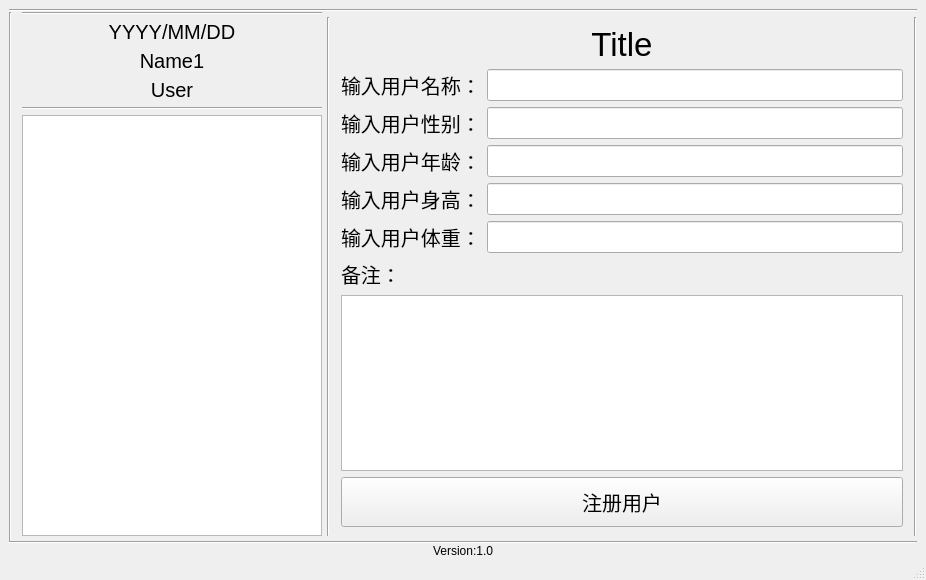
<?xml version="1.0" encoding="UTF-8"?>
<ui version="4.0">
 <class>MainWindow</class>
 <widget class="QMainWindow" name="MainWindow">
  <property name="geometry">
   <rect>
    <x>0</x>
    <y>0</y>
    <width>926</width>
    <height>580</height>
   </rect>
  </property>
  <property name="windowTitle">
   <string>MainWindow</string>
  </property>
  <property name="styleSheet">
   <string notr="true"/>
  </property>
  <widget class="QWidget" name="centralwidget">
   <property name="styleSheet">
    <string notr="true"/>
   </property>
   <layout class="QGridLayout" name="gridLayout">
    <property name="topMargin">
     <number>9</number>
    </property>
    <property name="bottomMargin">
     <number>0</number>
    </property>
    <property name="verticalSpacing">
     <number>0</number>
    </property>
    <item row="0" column="0">
     <widget class="Line" name="line_6">
      <property name="orientation">
       <enum>Qt::Horizontal</enum>
      </property>
     </widget>
    </item>
    <item row="3" column="0">
     <widget class="QLabel" name="label_version">
      <property name="sizePolicy">
       <sizepolicy hsizetype="Preferred" vsizetype="Fixed">
        <horstretch>0</horstretch>
        <verstretch>0</verstretch>
       </sizepolicy>
      </property>
      <property name="maximumSize">
       <size>
        <width>16777215</width>
        <height>20</height>
       </size>
      </property>
      <property name="text">
       <string>Version:1.0</string>
      </property>
      <property name="alignment">
       <set>Qt::AlignCenter</set>
      </property>
     </widget>
    </item>
    <item row="1" column="0">
     <widget class="QSplitter" name="splitter">
      <property name="enabled">
       <bool>true</bool>
      </property>
      <property name="orientation">
       <enum>Qt::Horizontal</enum>
      </property>
      <property name="opaqueResize">
       <bool>false</bool>
      </property>
      <property name="handleWidth">
       <number>0</number>
      </property>
      <property name="childrenCollapsible">
       <bool>false</bool>
      </property>
      <widget class="QWidget" name="layoutWidget">
       <layout class="QHBoxLayout" name="horizontalLayout_5">
        <property name="spacing">
         <number>5</number>
        </property>
        <property name="sizeConstraint">
         <enum>QLayout::SetMinAndMaxSize</enum>
        </property>
        <property name="rightMargin">
         <number>0</number>
        </property>
        <item>
         <widget class="Line" name="line_9">
          <property name="orientation">
           <enum>Qt::Vertical</enum>
          </property>
         </widget>
        </item>
        <item>
         <layout class="QVBoxLayout" name="verticalLayout">
          <property name="sizeConstraint">
           <enum>QLayout::SetMinAndMaxSize</enum>
          </property>
          <property name="leftMargin">
           <number>5</number>
          </property>
          <property name="rightMargin">
           <number>5</number>
          </property>
          <property name="bottomMargin">
           <number>5</number>
          </property>
          <item>
           <widget class="Line" name="line_12">
            <property name="sizePolicy">
             <sizepolicy hsizetype="Expanding" vsizetype="Fixed">
              <horstretch>0</horstretch>
              <verstretch>0</verstretch>
             </sizepolicy>
            </property>
            <property name="minimumSize">
             <size>
              <width>100</width>
              <height>0</height>
             </size>
            </property>
            <property name="maximumSize">
             <size>
              <width>300</width>
              <height>16777215</height>
             </size>
            </property>
            <property name="orientation">
             <enum>Qt::Horizontal</enum>
            </property>
           </widget>
          </item>
          <item>
           <widget class="QLabel" name="label_date">
            <property name="sizePolicy">
             <sizepolicy hsizetype="Expanding" vsizetype="Fixed">
              <horstretch>0</horstretch>
              <verstretch>0</verstretch>
             </sizepolicy>
            </property>
            <property name="minimumSize">
             <size>
              <width>100</width>
              <height>0</height>
             </size>
            </property>
            <property name="maximumSize">
             <size>
              <width>300</width>
              <height>50</height>
             </size>
            </property>
            <property name="font">
             <font>
              <pointsize>15</pointsize>
             </font>
            </property>
            <property name="text">
             <string>YYYY/MM/DD</string>
            </property>
            <property name="alignment">
             <set>Qt::AlignCenter</set>
            </property>
           </widget>
          </item>
          <item>
           <widget class="QLabel" name="label_name1">
            <property name="sizePolicy">
             <sizepolicy hsizetype="Expanding" vsizetype="Preferred">
              <horstretch>0</horstretch>
              <verstretch>0</verstretch>
             </sizepolicy>
            </property>
            <property name="minimumSize">
             <size>
              <width>100</width>
              <height>0</height>
             </size>
            </property>
            <property name="maximumSize">
             <size>
              <width>300</width>
              <height>16777215</height>
             </size>
            </property>
            <property name="font">
             <font>
              <pointsize>15</pointsize>
             </font>
            </property>
            <property name="text">
             <string>Name1</string>
            </property>
            <property name="alignment">
             <set>Qt::AlignCenter</set>
            </property>
           </widget>
          </item>
          <item>
           <widget class="QLabel" name="label_user">
            <property name="sizePolicy">
             <sizepolicy hsizetype="Expanding" vsizetype="Preferred">
              <horstretch>0</horstretch>
              <verstretch>0</verstretch>
             </sizepolicy>
            </property>
            <property name="minimumSize">
             <size>
              <width>100</width>
              <height>0</height>
             </size>
            </property>
            <property name="maximumSize">
             <size>
              <width>300</width>
              <height>16777215</height>
             </size>
            </property>
            <property name="font">
             <font>
              <pointsize>15</pointsize>
             </font>
            </property>
            <property name="text">
             <string>User</string>
            </property>
            <property name="alignment">
             <set>Qt::AlignCenter</set>
            </property>
           </widget>
          </item>
          <item>
           <widget class="Line" name="line">
            <property name="sizePolicy">
             <sizepolicy hsizetype="Expanding" vsizetype="Fixed">
              <horstretch>0</horstretch>
              <verstretch>0</verstretch>
             </sizepolicy>
            </property>
            <property name="minimumSize">
             <size>
              <width>100</width>
              <height>0</height>
             </size>
            </property>
            <property name="maximumSize">
             <size>
              <width>300</width>
              <height>16777215</height>
             </size>
            </property>
            <property name="orientation">
             <enum>Qt::Horizontal</enum>
            </property>
           </widget>
          </item>
          <item>
           <widget class="QTreeWidget" name="treeWidget">
            <property name="sizePolicy">
             <sizepolicy hsizetype="Expanding" vsizetype="Expanding">
              <horstretch>0</horstretch>
              <verstretch>0</verstretch>
             </sizepolicy>
            </property>
            <property name="minimumSize">
             <size>
              <width>100</width>
              <height>0</height>
             </size>
            </property>
            <property name="maximumSize">
             <size>
              <width>300</width>
              <height>16777215</height>
             </size>
            </property>
            <property name="font">
             <font>
              <weight>75</weight>
              <bold>true</bold>
             </font>
            </property>
            <attribute name="headerVisible">
             <bool>false</bool>
            </attribute>
            <column>
             <property name="text">
              <string notr="true">1</string>
             </property>
            </column>
           </widget>
          </item>
         </layout>
        </item>
       </layout>
      </widget>
      <widget class="QWidget" name="layoutWidget">
       <layout class="QHBoxLayout" name="horizontalLayout_2">
        <property name="spacing">
         <number>2</number>
        </property>
        <property name="sizeConstraint">
         <enum>QLayout::SetDefaultConstraint</enum>
        </property>
        <property name="topMargin">
         <number>5</number>
        </property>
        <property name="bottomMargin">
         <number>5</number>
        </property>
        <item>
         <widget class="Line" name="line_3">
          <property name="orientation">
           <enum>Qt::Vertical</enum>
          </property>
         </widget>
        </item>
        <item>
         <widget class="QStackedWidget" name="stackedWidget">
          <property name="currentIndex">
           <number>1</number>
          </property>
          <widget class="QWidget" name="page_selectUser">
           <layout class="QGridLayout" name="gridLayout_4">
            <item row="0" column="0">
             <widget class="QLabel" name="label_title_selectUser">
              <property name="font">
               <font>
                <pointsize>25</pointsize>
               </font>
              </property>
              <property name="text">
               <string>Title</string>
              </property>
              <property name="alignment">
               <set>Qt::AlignCenter</set>
              </property>
             </widget>
            </item>
            <item row="1" column="0">
             <layout class="QHBoxLayout" name="horizontalLayout">
              <item>
               <widget class="QLabel" name="label_inputSearchUserHint">
                <property name="font">
                 <font>
                  <pointsize>15</pointsize>
                 </font>
                </property>
                <property name="text">
                 <string>Name</string>
                </property>
               </widget>
              </item>
              <item>
               <widget class="QLineEdit" name="lineEdit_searchUser">
                <property name="font">
                 <font>
                  <pointsize>20</pointsize>
                 </font>
                </property>
               </widget>
              </item>
             </layout>
            </item>
            <item row="2" column="0">
             <widget class="Table" name="tableWidget_displayUser">
              <property name="font">
               <font>
                <pointsize>12</pointsize>
               </font>
              </property>
             </widget>
            </item>
            <item row="3" column="0">
             <widget class="QPushButton" name="pushButton_confirmUser">
              <property name="minimumSize">
               <size>
                <width>0</width>
                <height>50</height>
               </size>
              </property>
              <property name="font">
               <font>
                <pointsize>15</pointsize>
               </font>
              </property>
              <property name="text">
               <string>Button</string>
              </property>
             </widget>
            </item>
           </layout>
          </widget>
          <widget class="QWidget" name="page_registerUser">
           <layout class="QGridLayout" name="gridLayout_5">
            <item row="0" column="0">
             <widget class="QLabel" name="label_title_registerUser">
              <property name="font">
               <font>
                <pointsize>25</pointsize>
               </font>
              </property>
              <property name="text">
               <string>Title</string>
              </property>
              <property name="alignment">
               <set>Qt::AlignCenter</set>
              </property>
             </widget>
            </item>
            <item row="1" column="0">
             <layout class="QHBoxLayout" name="horizontalLayout_3">
              <item>
               <widget class="QLabel" name="label_inputRegisterUserHint_name">
                <property name="font">
                 <font>
                  <pointsize>15</pointsize>
                 </font>
                </property>
                <property name="text">
                 <string>输入用户名称：</string>
                </property>
               </widget>
              </item>
              <item>
               <widget class="QLineEdit" name="lineEdit_registerUser_name">
                <property name="font">
                 <font>
                  <pointsize>15</pointsize>
                 </font>
                </property>
               </widget>
              </item>
             </layout>
            </item>
            <item row="2" column="0">
             <layout class="QHBoxLayout" name="horizontalLayout_4">
              <item>
               <widget class="QLabel" name="label_inputRegisterUserHint_sex">
                <property name="font">
                 <font>
                  <pointsize>15</pointsize>
                 </font>
                </property>
                <property name="text">
                 <string>输入用户性别：</string>
                </property>
               </widget>
              </item>
              <item>
               <widget class="QLineEdit" name="lineEdit_registerUser_sex">
                <property name="font">
                 <font>
                  <pointsize>15</pointsize>
                 </font>
                </property>
               </widget>
              </item>
             </layout>
            </item>
            <item row="3" column="0">
             <layout class="QHBoxLayout" name="horizontalLayout_6">
              <item>
               <widget class="QLabel" name="label_inputRegisterUserHint_age">
                <property name="font">
                 <font>
                  <pointsize>15</pointsize>
                 </font>
                </property>
                <property name="text">
                 <string>输入用户年龄：</string>
                </property>
               </widget>
              </item>
              <item>
               <widget class="QLineEdit" name="lineEdit_registerUser_age">
                <property name="font">
                 <font>
                  <pointsize>15</pointsize>
                 </font>
                </property>
               </widget>
              </item>
             </layout>
            </item>
            <item row="4" column="0">
             <layout class="QHBoxLayout" name="horizontalLayout_7">
              <item>
               <widget class="QLabel" name="label_inputRegisterUserHint_height">
                <property name="font">
                 <font>
                  <pointsize>15</pointsize>
                 </font>
                </property>
                <property name="text">
                 <string>输入用户身高：</string>
                </property>
               </widget>
              </item>
              <item>
               <widget class="QLineEdit" name="lineEdit_registerUser_height">
                <property name="font">
                 <font>
                  <pointsize>15</pointsize>
                 </font>
                </property>
               </widget>
              </item>
             </layout>
            </item>
            <item row="5" column="0">
             <layout class="QHBoxLayout" name="horizontalLayout_8">
              <item>
               <widget class="QLabel" name="label_inputRegisterUserHint_weight">
                <property name="font">
                 <font>
                  <pointsize>15</pointsize>
                 </font>
                </property>
                <property name="text">
                 <string>输入用户体重：</string>
                </property>
               </widget>
              </item>
              <item>
               <widget class="QLineEdit" name="lineEdit_registerUser_weight">
                <property name="font">
                 <font>
                  <pointsize>15</pointsize>
                 </font>
                </property>
               </widget>
              </item>
             </layout>
            </item>
            <item row="6" column="0">
             <layout class="QHBoxLayout" name="horizontalLayout_9">
              <item>
               <widget class="QLabel" name="label_inputRegisterUserHint_comment">
                <property name="font">
                 <font>
                  <pointsize>15</pointsize>
                 </font>
                </property>
                <property name="text">
                 <string>备注：</string>
                </property>
               </widget>
              </item>
             </layout>
            </item>
            <item row="7" column="0">
             <widget class="QTextEdit" name="textEdit_comment">
              <property name="font">
               <font>
                <pointsize>15</pointsize>
               </font>
              </property>
             </widget>
            </item>
            <item row="8" column="0">
             <widget class="QPushButton" name="pushButton_register">
              <property name="minimumSize">
               <size>
                <width>0</width>
                <height>50</height>
               </size>
              </property>
              <property name="font">
               <font>
                <pointsize>15</pointsize>
               </font>
              </property>
              <property name="text">
               <string>注册用户</string>
              </property>
             </widget>
            </item>
           </layout>
          </widget>
          <widget class="QWidget" name="page_task">
           <layout class="QGridLayout" name="gridLayout_2">
            <item row="0" column="0">
             <widget class="QLabel" name="label_title_taskName">
              <property name="font">
               <font>
                <pointsize>25</pointsize>
               </font>
              </property>
              <property name="text">
               <string>Title</string>
              </property>
              <property name="alignment">
               <set>Qt::AlignCenter</set>
              </property>
             </widget>
            </item>
            <item row="1" column="0">
             <layout class="QHBoxLayout" name="horizontalLayout_10">
              <item>
               <widget class="QPushButton" name="pushButton_loadImage">
                <property name="minimumSize">
                 <size>
                  <width>0</width>
                  <height>50</height>
                 </size>
                </property>
                <property name="font">
                 <font>
                  <pointsize>15</pointsize>
                 </font>
                </property>
                <property name="text">
                 <string>Button</string>
                </property>
               </widget>
              </item>
              <item>
               <widget class="Line" name="line_2">
                <property name="orientation">
                 <enum>Qt::Vertical</enum>
                </property>
               </widget>
              </item>
              <item>
               <widget class="QPushButton" name="pushButton_cameraShot">
                <property name="minimumSize">
                 <size>
                  <width>0</width>
                  <height>50</height>
                 </size>
                </property>
                <property name="font">
                 <font>
                  <pointsize>15</pointsize>
                 </font>
                </property>
                <property name="text">
                 <string>Button</string>
                </property>
               </widget>
              </item>
             </layout>
            </item>
            <item row="2" column="0">
             <widget class="customedGraphicsView" name="graphicsView_task"/>
            </item>
           </layout>
          </widget>
          <widget class="QWidget" name="page_computation">
           <layout class="QGridLayout" name="gridLayout_3">
            <item row="0" column="0">
             <widget class="QLabel" name="label_title_computation">
              <property name="font">
               <font>
                <pointsize>25</pointsize>
               </font>
              </property>
              <property name="text">
               <string>Title</string>
              </property>
              <property name="alignment">
               <set>Qt::AlignCenter</set>
              </property>
             </widget>
            </item>
            <item row="1" column="0">
             <widget class="QGraphicsView" name="graphicsView_comp"/>
            </item>
           </layout>
          </widget>
          <widget class="QWidget" name="page_reportGen">
           <layout class="QGridLayout" name="gridLayout_6">
            <item row="0" column="0">
             <widget class="QLabel" name="label_title_reportGen">
              <property name="font">
               <font>
                <pointsize>25</pointsize>
               </font>
              </property>
              <property name="text">
               <string>Title</string>
              </property>
              <property name="alignment">
               <set>Qt::AlignCenter</set>
              </property>
             </widget>
            </item>
            <item row="1" column="0">
             <widget class="QGraphicsView" name="graphicsView_report"/>
            </item>
           </layout>
          </widget>
          <widget class="QWidget" name="page_configuration">
           <layout class="QGridLayout" name="gridLayout_7">
            <item row="0" column="0">
             <widget class="QLabel" name="label_title_configuration">
              <property name="font">
               <font>
                <pointsize>25</pointsize>
               </font>
              </property>
              <property name="text">
               <string>Title</string>
              </property>
              <property name="alignment">
               <set>Qt::AlignCenter</set>
              </property>
             </widget>
            </item>
            <item row="1" column="0">
             <widget class="QGraphicsView" name="graphicsView_configuration"/>
            </item>
           </layout>
          </widget>
         </widget>
        </item>
        <item>
         <widget class="Line" name="line_4">
          <property name="orientation">
           <enum>Qt::Vertical</enum>
          </property>
         </widget>
        </item>
       </layout>
      </widget>
     </widget>
    </item>
    <item row="2" column="0">
     <widget class="Line" name="line_8">
      <property name="orientation">
       <enum>Qt::Horizontal</enum>
      </property>
     </widget>
    </item>
   </layout>
  </widget>
  <widget class="QStatusBar" name="statusbar"/>
 </widget>
 <customwidgets>
  <customwidget>
   <class>customedGraphicsView</class>
   <extends>QGraphicsView</extends>
   <header>customedGraphicsView.h</header>
  </customwidget>
  <customwidget>
   <class>Table</class>
   <extends>QTableWidget</extends>
   <header>modifiedTableWidget.h</header>
  </customwidget>
 </customwidgets>
 <resources/>
 <connections/>
</ui>
